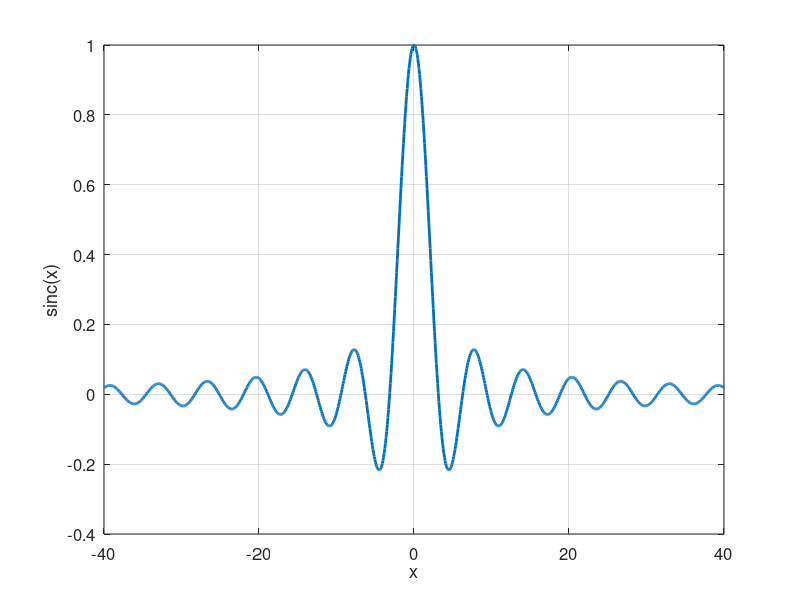

Reproduce this figure in MATLAB. (Note: this script raises an error after producing the figure.)
% math_sinc_function.m

% calls  turningPoints.m
% calls  simpson1d.m

% UNNORMALIZED SINC FUNCTION
% 05 sep 2014
% Ian Cooper   School of Physics   University of Sydney
% cooper@physics.usyd.edu.au
% http://www.physics.usyd.edu.au/teach_res/mp/mphome.htm


%% SINC FUNCTION  sin(x) / x **********************************************
% plot y = sinc(x)
clear all
close all
clc

xMin = -40;
xMax = 40;
N = 999;

x = linspace(xMin, xMax, N);

y = sin(x+eps) ./ (x + eps);

figure(1)
fs = 12;
plot(x,y,'linewidth',2)
grid on
xlabel('x','fontsize',fs);
ylabel('sinc(x)','fontsize',fs);
set(gca,'fontsize',fs);

%%   plot y = sin(x) against x / pi

clear all
close all
clc

xMin = -20;                  % range for x values
xMax = 20;
N = 999;                     % number of partitons

x = linspace(xMin, xMax, N);     % x values
 
y = sin(x+eps) ./(x+eps);         % y values   sinc(x)

yC = cos(x);                      % cosine function

dy_dx = gradient(y);              % gradient of sinc function

% turning points: zero crossings max and min
x_pi = x./pi;
xData = x_pi; 
yData = y .* y;
[indexMin indexMax] = turningPoints(xData, yData) 
disp('y = 0 at x/pi')
x_pi_zeros = x_pi(indexMin)

disp('  ');
disp('x_pi = max / min')
x_m = x_pi(indexMax)
disp('  ');
disp('y = max / min')
y_m = y(indexMax)
disp('  ')
disp('y*y = max / min')
y_m = y(indexMax).^2 
disp('  ')


figure(1)     % sinc
fs = 12;
xP = x./pi; 
yP = y;

plot(xP,yP,'linewidth',2)
hold on
yP = yC;
plot(xP,yP,'m');
grid on
xlabel('x / \pi','fontsize',fs);
ylabel('sinc(x)','fontsize',fs);
set(gca,'fontsize',fs);
set(gca,'Xtick',[-6 : 6]);
set(gca,'Xlim',[-6.5 6.5]);

figure(2)    %  sinc squared
fs = 12;

xP = x_pi;
yP = y.^2;
plot(xP,yP,'linewidth',2);
grid on
xlabel('x / \pi','fontsize',fs);
ylabel('(sinc(x))^2','fontsize',fs);
set(gca,'fontsize',fs);
set(gca,'Xtick',[-6 : 6]);
set(gca,'Xlim',[-6.5 6.5]);

figure(3)    % gradient
fs = 12;

xP = x_pi;
yP = dy_dx;
plot(xP,yP,'linewidth',2);
grid on
xlabel('x / \pi','fontsize',fs);
ylabel('d(sinc(x)) / dx','fontsize',fs);
set(gca,'fontsize',fs);
set(gca,'Xtick',[-6 : 6]);
set(gca,'Xlim',[-6.5 6.5]);

%%  integral of sinc and (sinc)^2

clear all
close all
clc

xMin = -200;                  % range for x values
xMax = 200;
N = 999;                     % number of partitons   must be ODD

x = linspace(xMin, xMax, N);     % x values
 
y = sin(x+eps) ./(x+eps);         % y values   sinc(x)


integral = simpson1d(y,xMin,xMax)/pi


